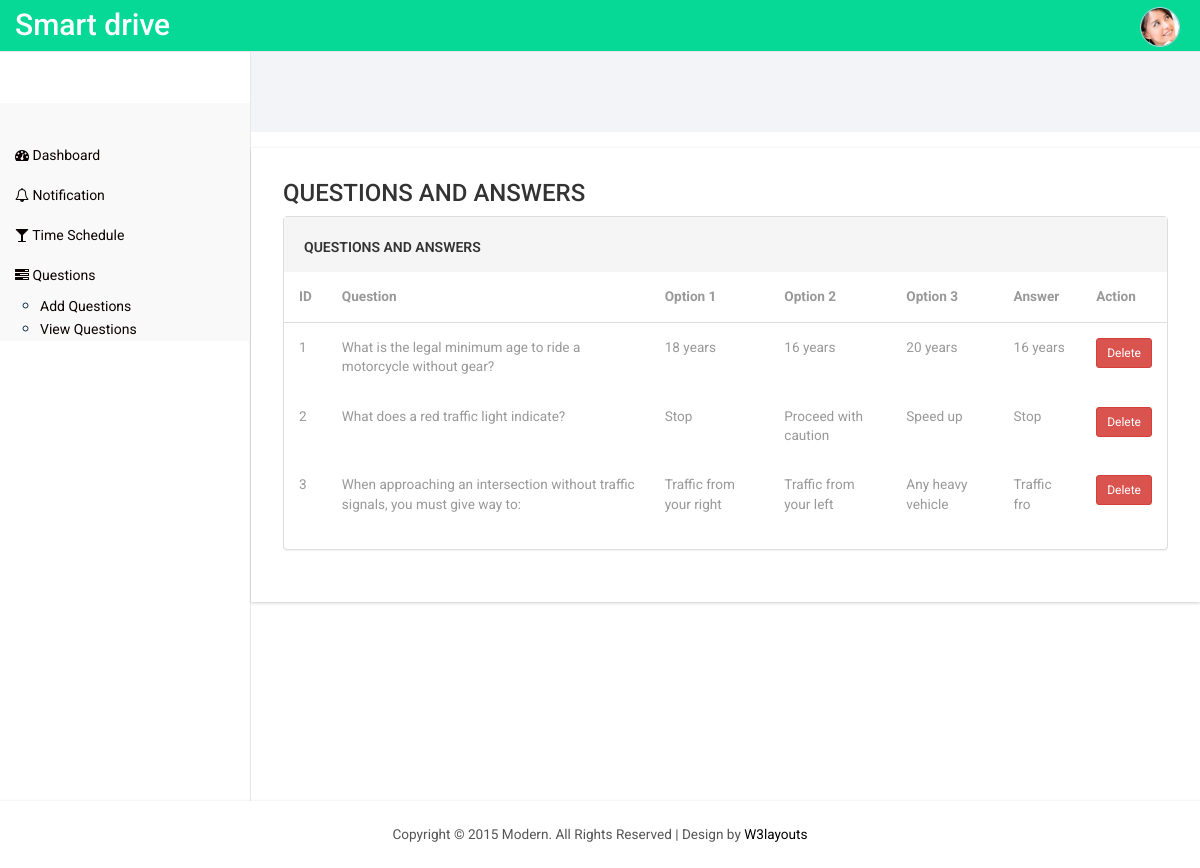
Screenshot of /instructor/viewquestions.php with the database file from the repository.
### tables this page shows
CREATE TABLE `demo_exam` (
  `demo_exam_id` int(11) NOT NULL,
  `question_text` text NOT NULL,
  `option1` text NOT NULL,
  `option2` text NOT NULL,
  `option3` text NOT NULL,
  `answer` varchar(11) NOT NULL
);

### connectionclass.php (called while the page is built, shortened)
<?php
class Connectionclass
{
	public $db = null;
 public function open()
  {
    $localConfig = __DIR__ . '/config.local.php';
    $dbhost = defined('DB_HOST') ? DB_HOST : (getenv('DB_HOST') ?: 'localhost');
    $dbuser = defined('DB_USER') ? DB_USER : (getenv('DB_USER') ?: 'root');
    $dbpass = defined('DB_PASS') ? DB_PASS : (getenv('DB_PASS') !== false ? getenv('DB_PASS') : '');
    $dbname = defined('DB_NAME') ? DB_NAME : (getenv('DB_NAME') ?: 'drivingschool');
    $this->db = mysqli_connect($dbhost, $dbuser, $dbpass, $dbname) or die('Error connecting to MySQL server.');
  }
  public function GetTable($qry)
 {
 	try
	{
		$result=mysqli_query($this->db,$qry);
		if($result)
		{
			$data = array();
			while ($row = mysqli_fetch_assoc($result))
			{
				$data[] = $row;
			}
			return $data;
		}
		else
			throw new Exception(mysqli_error($this->db));
	}
	catch(Exception $e)
	{
		return $e->getMessage();
	}
 }
}
?>

### instructor/viewquestions.php (the view, shortened to what this page needs)
<!DOCTYPE HTML>
<html>
<?php
require_once('header.php');
?>
<body>
<?php
require_once("sidebar.php");
?>
<div id="page-wrapper">
    <div class="graphs">
    </div>
    <div class="span_11">
        <div class="col-md-6 col_4">
            <link rel="stylesheet" href="css/clndr.css" type="text/css" />
        </div>
    </div>
    <div class="content_bottom">
        <div class="col-md-12 span_3">
            <div class="bs-example1" data-example-id="contextual-table">
                <h3>QUESTIONS AND ANSWERS</h3>
                <section class="wrapper">
                    <div class="table-agile-info">
                        <div class="panel panel-default">
                            <div class="panel-heading">
                                QUESTIONS AND ANSWERS
                            </div>
                            <div>
                                <table class="table" width="450" ui-jq="footable" ui-options='{
                                  "paging": {
                                    "enabled": true
                                  },
                                  "filtering": {
                                    "enabled": true
                                  },
                                  "sorting": {
                                    "enabled": true
                                  }}'>
                                    <thead>
                                        <tr>
                                            <th data-breakpoints="xs">ID</th>
                                            <th>Question</th>
                                            <th>Option 1</th>
                                            <th>Option 2</th>
                                            <th>Option 3</th>
                                            <th>Answer</th>
                                            <th>Action</th>
                                        </tr>
                                    </thead>
                                    <tbody>
                                        <?php
                                        require_once("../connectionclass.php");
                                        $obj = new ConnectionClass();
                                        $qry = "SELECT * FROM demo_exam";
                                        $result = $obj->GetTable($qry);
                                        $i = 0;
                                        foreach ($result as $res) {
                                            $i++;
                                        ?>
                                        <tr data-expanded="true">
                                            <td><?php echo $i; ?></td>
                                            <td><?php echo htmlspecialchars($res['question_text']); ?></td>
                                            <td><?php echo htmlspecialchars($res['option1']); ?></td>
                                            <td><?php echo htmlspecialchars($res['option2']); ?></td>
                                            <td><?php echo htmlspecialchars($res['option3']); ?></td>
                                            <td><?php echo htmlspecialchars($res['answer']); ?></td>
                                            <td><a class="btn btn-danger btn-sm" href="codes/delete_qstn.php?qid=<?php echo urlencode($res['demo_exam_id']); ?>" onclick="return confirm('Are you sure you want to delete?')">Delete</a></td>
                                        </tr>
                                        <?php
                                        }
                                        ?>
                                    </tbody>
                                </table>
                            </div>
                        </div>
                    </div>
                </section>
            </div>
        </div>
    </div>
</div>
<?php
require_once('footer.php');
?>
</body>
</html>

### instructor/css/style.css (style rules this page uses)
h4, h5, h6, h1, h2, h3 { margin-top: 0; }
html, body { font-family: 'Roboto', sans-serif; font-size: 100%; background:#ffffff !important; overflow-x: hidden; }
body a { transition:0.5s all; -webkit-transition:0.5s all; -moz-transition:0.5s all; -o-transition:0.5s all; -ms-transition:0.5s all; }
.span_3 { padding:0; }
.content_bottom { margin-bottom:1em; }
.panel .panel-heading { padding: 20px; overflow: hidden; border-top-left-radius: 0; border-top-right-radius: 0; border: 0!important; height: 55px; font-size: 14px; font-weight: 600; }
.panel-heading { padding:32px 15px 0px; border-top-left-radius:0 !important; border-top-right-radius: 0 !important; }
.col_4, .col_5 { padding-left:0; }
.map_container, #chart, .span_6, .col_2, .weather_list, .cal1, .skills-info, .stats-info, .r3_counter_box, .activity_box, .bs-example1, .cloud, .copy { -ms-box-shadow: 0 1px 3px 0px rgba(0, 0, 0, 0.2); -o-box-shadow: 0 1px 3px 0px rgba(0, 0, 0, 0.2); -moz-box-shadow: 0 1px 3px 0px rgba(0, 0, 0, 0.2); -webkit-box-shadow: 0 1px 3px 0px rgba(0, 0, 0, 0.2); box-shadow: 0 1px 3px 0px rgba(0, 0, 0, 0.2); }
.span_11 { margin-bottom: 1em; }
.graphs { padding: 2em 1em; background: #f2f4f8; font-family: 'Roboto', sans-serif; }
.table > thead > tr > th, .table > tbody > tr > th, .table > tfoot > tr > th, .table > thead > tr > td, .table > tbody > tr > td, .table > tfoot > tr > td { border-top: none !important; }
.bs-example1 { background:#fff; padding:2em; }
.table > thead > tr > th, .table > tbody > tr > th, .table > tfoot > tr > th, .table > thead > tr > td, .table > tbody > tr > td, .table > tfoot > tr > td { font-size: 0.85em; color: #999; }
.table td, .table>tbody>tr>td, .table>tbody>tr>th, .table>tfoot>tr>td, .table>tfoot>tr>th, .table>thead>tr>td, .table>thead>tr>th { padding:15px !important; }
.table > thead > tr > th { border-bottom: 1px solid #ddd !important; }

### instructor/css/custom.css (style rules this page uses)
#page-wrapper { min-height: 568px; background-color: #fff; }
@media (min-width:768px) { #page-wrapper { position: inherit; margin: 0 0 0 250px; border-left: 1px solid #e7e7e7; } }

### rows the page displays
demo_exam: question_text "What is the legal minimum age to ride a motorcycle without gear?", option1 "18 years", option2 "16 years", option3 "20 years", answer "16 years"
demo_exam: question_text "What does a red traffic light indicate?", option1 "Stop", option2 "Proceed with caution", option3 "Speed up", answer "Stop"
demo_exam: question_text "When approaching an intersection without traffic signals, you must give way to:", option1 "Traffic from your right", option2 "Traffic from your left", option3 "Any heavy vehicle", answer "Traffic fro"
